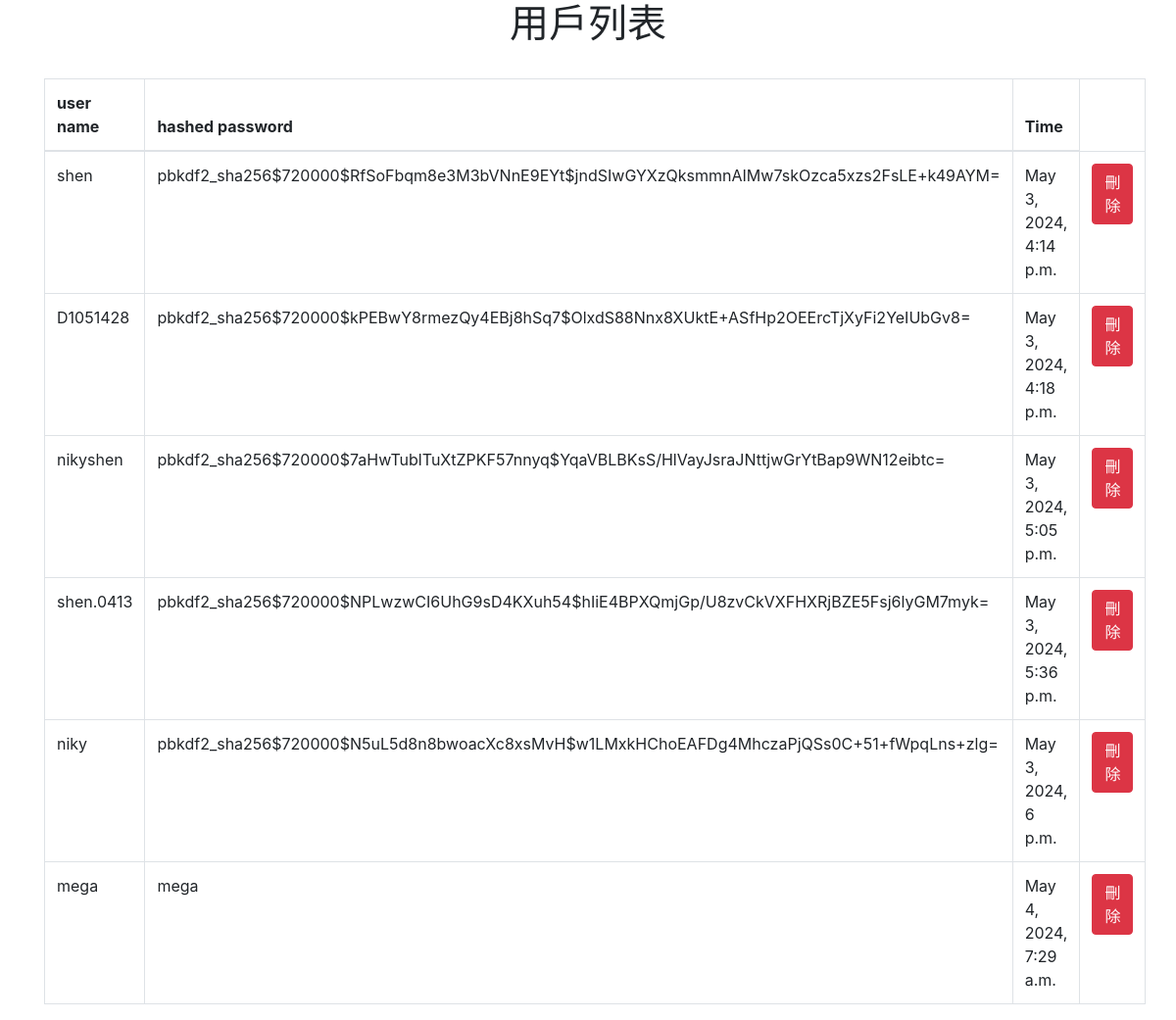
/users/, run on an earlier commit of the app's database.
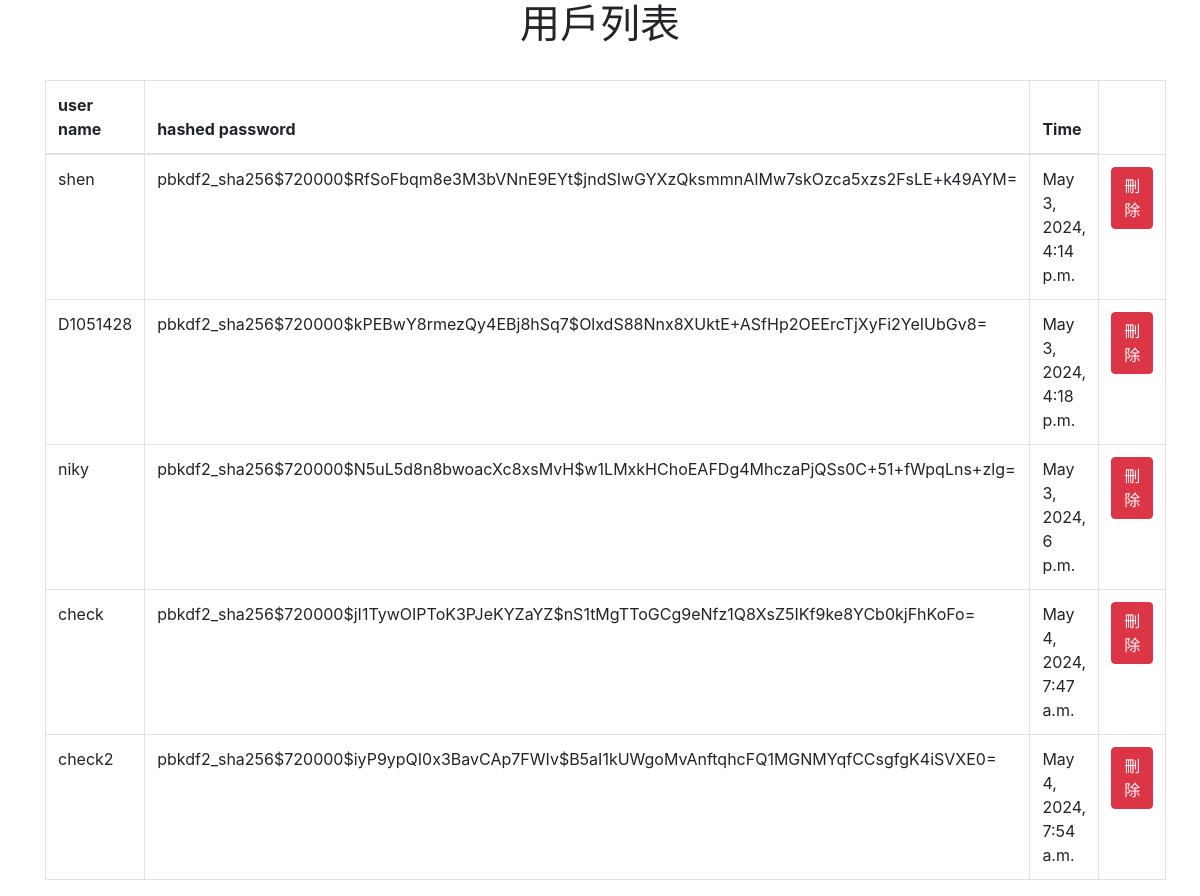
And on a later commit of the database.
### predict_app/models.py (models this page shows, shortened)
class Account(models.Model):
    username = models.CharField(max_length=100, unique=True)  # 用户名
    password = models.CharField(max_length=255)  # 密码
    created_at = models.DateTimeField(auto_now_add=True)  # 创建时间

### predict_app/views.py (the view)
# urls.py: path('users/', views.user_list, name='user_list'),
def user_list(request):
    accounts = Account.objects.all()  # 获取所有帐户
    return render(request, 'user.html', {'accounts': accounts})  # 渲染模板

### templates/user.html (shortened to what this page needs)
<!DOCTYPE html>
<html lang="zh">
<head>
    <link rel="stylesheet" href="https://stackpath.bootstrapcdn.com/bootstrap/4.5.2/css/bootstrap.min.css">
</head>
<body>
    <div class="container">
        <h1  class="text-center">用戶列表</h1>
        <br>
        <table class="table table-bordered">
            <thead>
                <tr>
                    <th>user name</th>
                    <th>hashed password</th>
                    <th>Time</th>
                </tr>
            </thead>
            <tbody>
                {% for account in accounts %}
                    <tr>
                        <td>{{ account.username }}</td>
                        <td>{{ account.password }}</td>
                        <td>{{ account.created_at }}</td>
                        <td>
                            <a href="{% url 'delete_user' account.id %}" class="btn btn-danger" onclick="return confirm('確認刪除？')">刪除</a>
                        </td>
                    </tr>
                {% endfor %}
            </tbody>
        </table>
    </div>
</body>
</html>

What changed in the data, as far as the page shows it:
removed Account: username "nikyshen", password "pbkdf2_sha256$720000$7aHwTublTuXtZPKF57nnyq$YqaVBLBKsS/HlVayJsraJNttjwGrYtBap9WN12eibtc=", created_at "May 3, 2024, 5:05 p.m."
removed Account: username "shen.0413", password "pbkdf2_sha256$720000$NPLwzwCI6UhG9sD4KXuh54$hIiE4BPXQmjGp/U8zvCkVXFHXRjBZE5Fsj6lyGM7myk=", created_at "May 3, 2024, 5:36 p.m."
removed Account: username "mega", password "mega", created_at "May 4, 2024, 7:29 a.m."
added Account: username "check", password "pbkdf2_sha256$720000$jI1TywOIPToK3PJeKYZaYZ$nS1tMgTToGCg9eNfz1Q8XsZ5IKf9ke8YCb0kjFhKoFo=", created_at "May 4, 2024, 7:47 a.m."
added Account: username "check2", password "pbkdf2_sha256$720000$iyP9ypQI0x3BavCAp7FWIv$B5aI1kUWgoMvAnftqhcFQ1MGNMYqfCCsgfgK4iSVXE0=", created_at "May 4, 2024, 7:54 a.m."
